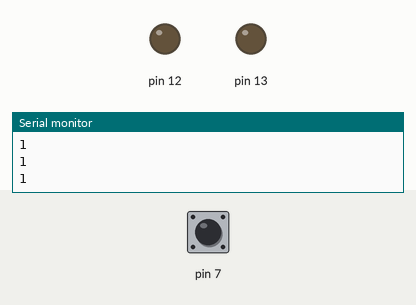
Bench run of a sketch on a simulated Arduino Uno, built with avr-gcc and run on an emulated ATmega328P. Parts: output pins drawn as LEDs (lit = HIGH), the last lines printed to the serial monitor. Dashed ring = blinking. The test bench sets the inputs (shaded band); at power-on: pin 7 HIGH.

Above: at 1.2 s.
1.3 s: pin 7 pulled LOW for 1 s
At 1.54 s:
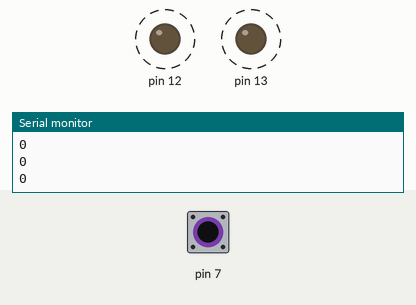
4.3 s: pin 7 pulled LOW for 3.2 s
At 8.8 s:
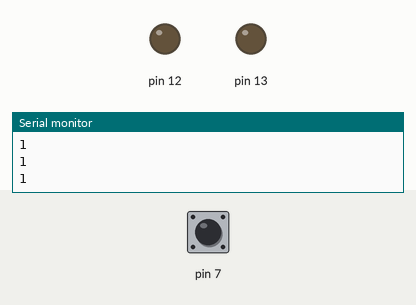
Timing chart, 0 to 10.3 s (numbered marks = the images above; inputs shaded):
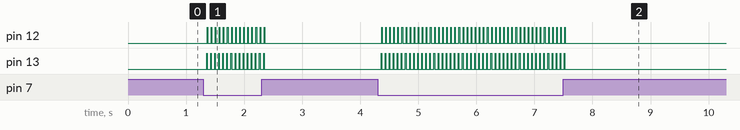

The sketch:

SW_2.ino
```cpp
const uint8_t LED_PIN1 = 13u;
const uint8_t LED_PIN2 = 12u;
const uint8_t SW_PULLUP = 7u;

void setup() {
  pinMode(LED_PIN1, OUTPUT);
  pinMode(LED_PIN2, OUTPUT);
  pinMode(SW_PULLUP, INPUT_PULLUP);
  Serial.begin(115200ul);
}

void loop() {
  bool sw_pullup = digitalRead(SW_PULLUP);
  Serial.println(sw_pullup);
  delay(50);

  if (sw_pullup) {
    digitalWrite(LED_PIN1, LOW);
    digitalWrite(LED_PIN2, LOW);
  } else {
    digitalWrite(LED_PIN1, HIGH);
    delay(10u);
    digitalWrite(LED_PIN1, LOW);
    digitalWrite(LED_PIN2, HIGH);
    delay(10u);
    digitalWrite(LED_PIN2, LOW);
  }
}
```

Measured:
- after the input at 1.3 s, pin 12: alternates HIGH for 0.01 s and LOW for 0.06 s, 30 changes in all, then stays LOW, starting after 0.06 s; pin 13: alternates HIGH for 0.01 s and LOW for 0.06 s, 30 changes in all, then stays LOW, starting after 0.05 s
- after the input at 4.3 s, pin 12: alternates HIGH for 0.01 s and LOW for 0.06 s, 92 changes in all, then stays LOW, starting after 0.07 s; pin 13: alternates HIGH for 0.01 s and LOW for 0.06 s, 92 changes in all, then stays LOW, starting after 0.06 s
